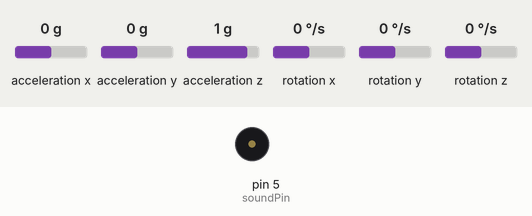
Recording of a sketch running on a simulated Arduino Uno, built with avr-gcc and run on an emulated ATmega328P. Shown: buzzer (waves = sounding). Wiring (inferred from the names in the program): MPU-6050 motion sensor at I2C address 0x68. The test bench sets the inputs (shaded band); at power-on: acceleration z 1 g, acceleration x 0 g, acceleration y 0 g, rotation x 0 °/s, rotation y 0 °/s, rotation z 0 °/s. What the sketch prints to the serial monitor is not drawn.

Above: at 1.2 s.
1.3 s: acceleration z set to 0.5 g
4.3 s: acceleration z set to 0.2 g
Timing chart, 0 to 13.3 s (numbered marks = the images above; inputs shaded):
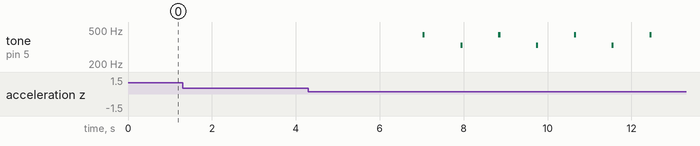

Measured:
- after the input at 1.3 s, every drawn part: stays the same
- after the input at 4.3 s, tone on pin 5 (soundPin): silent → 440 Hz after 2.7 s, then repeats every 1.8 s: silent 0.85 s, 330 Hz 0.05 s, silent 0.85 s, 440 Hz 0.05 s

The sketch:

FINAL_ARDUINO_CODE.ino
```cpp
#include <Wire.h>
#include "pitches.h"
#define soundPin 5 // speaker pin
int mpu = 0x68;//I2C address of the MPU-6050
int16_t AcX, AcY, AcZ;
int data;
unsigned long endTime;
unsigned long int startTime;
int maximum;
int minimum;
bool freeze[] = {0,0};
int counter = -1;
bool checkAlarm = false;
bool ringAlarm = false;

void setup() {
  // put your setup code here, to run once:AK
  Wire.begin();
  Wire.beginTransmission(mpu);
  Wire.write(0x6B);
  Wire.write(0);
  Wire.endTransmission(true);
  Serial.begin(115200);
}

void loop() {
  // put your main code here, to run repeatedly:
  Wire.beginTransmission(mpu);
  Wire.write(0x3B);
  Wire.endTransmission(false);
  Wire.requestFrom(mpu, 14, true);
  maximum = -10000;
  minimum = 10000;
  startTime = millis();
  AcX = Wire.read() <<8| Wire.read();
  AcY = Wire.read() <<8| Wire.read();
  AcZ = Wire.read() <<8| Wire.read();
  endTime = startTime + 1000;
  while (startTime < endTime)
  {
    //Serial.println(AcZ);
    Wire.beginTransmission(mpu);
    Wire.write(0x3B);
    Wire.endTransmission(false);
    Wire.requestFrom(mpu, 14, true);
    AcX = Wire.read() <<8| Wire.read();
    AcY = Wire.read() <<8| Wire.read();
    AcZ = Wire.read() <<8| Wire.read();
    if (maximum < AcZ)
      {
        maximum = AcZ;
      }
    if (minimum > AcZ)
     {
      minimum = AcZ;
     }
     startTime = millis();
  }
  counter = counter + 1;
  Serial.print ("Seconds gone by: ");
  Serial.println(counter);
  Serial.print("maximum: ");
  Serial.println(maximum);
  if (maximum < 5000 && maximum > -1500)
  {
    freeze[counter%2] = 1;
    Serial.print("maximum value is: ");
    Serial.println(maximum);
    Serial.print("the counter is: ");
    Serial.println(counter%2);
  }
  else
  {
    freeze[counter%2] = 0;
  }

  for (int i = 0; i < 2; i++)
  {
    if (freeze[i] == 0)
    {
      checkAlarm = false;
      break;
    }
    else
    {
      checkAlarm = true;
    }
  }

  if (checkAlarm == true)
  {
    Wire.beginTransmission(mpu);
    Wire.write(0x3B);
    Wire.endTransmission(false);
    Wire.requestFrom(mpu, 14, true);
    AcX = Wire.read() <<8| Wire.read();
    AcY = Wire.read() <<8| Wire.read();
    AcZ = Wire.read() <<8| Wire.read();
    while (AcZ < 5500 && AcZ >  -5500)
    {
      Wire.beginTransmission(mpu);
      Wire.write(0x3B);
      Wire.endTransmission(false);
      Wire.requestFrom(mpu, 14, true);
      AcX = Wire.read() <<8| Wire.read();
      AcY = Wire.read() <<8| Wire.read();
      AcZ = Wire.read() <<8| Wire.read();
      Serial.println(AcZ);
      tone(soundPin, NOTE_A4, 50);
      delay(900);
      tone(soundPin, NOTE_E4, 50);
      delay(900);

    }
  }
  checkAlarm = false;
}
```

pitches.h
```cpp
#define NOTE_B0  31
#define NOTE_C1  33
#define NOTE_CS1 35
#define NOTE_D1  37
#define NOTE_DS1 39
#define NOTE_E1  41
#define NOTE_F1  44
#define NOTE_FS1 46
#define NOTE_G1  49
#define NOTE_GS1 52
#define NOTE_A1  55
#define NOTE_AS1 58
#define NOTE_B1  62
#define NOTE_C2  65
#define NOTE_CS2 69
#define NOTE_D2  73
#define NOTE_DS2 78
#define NOTE_E2  82
#define NOTE_F2  87
#define NOTE_FS2 93
#define NOTE_G2  98
#define NOTE_GS2 104
#define NOTE_A2  110
#define NOTE_AS2 117
#define NOTE_B2  123
#define NOTE_C3  131
#define NOTE_CS3 139
#define NOTE_D3  147
#define NOTE_DS3 156
#define NOTE_E3  165
#define NOTE_F3  175
#define NOTE_FS3 185
#define NOTE_G3  196
#define NOTE_GS3 208
#define NOTE_A3  220
#define NOTE_AS3 233
#define NOTE_B3  247
#define NOTE_C4  262
#define NOTE_CS4 277
#define NOTE_D4  294
#define NOTE_DS4 311
#define NOTE_E4  330
#define NOTE_F4  349
#define NOTE_FS4 370
#define NOTE_G4  392
#define NOTE_GS4 415
#define NOTE_A4  440
#define NOTE_AS4 466
#define NOTE_B4  494
#define NOTE_C5  523
#define NOTE_CS5 554
#define NOTE_D5  587
#define NOTE_DS5 622
#define NOTE_E5  659
#define NOTE_F5  698
#define NOTE_FS5 740
#define NOTE_G5  784
#define NOTE_GS5 831
#define NOTE_A5  880
#define NOTE_AS5 932
#define NOTE_B5  988
#define NOTE_C6  1047
#define NOTE_CS6 1109
#define NOTE_D6  1175
#define NOTE_DS6 1245
#define NOTE_E6  1319
#define NOTE_F6  1397
#define NOTE_FS6 1480
#define NOTE_G6  1568
#define NOTE_GS6 1661
#define NOTE_A6  1760
#define NOTE_AS6 1865
#define NOTE_B6  1976
#define NOTE_C7  2093
#define NOTE_CS7 2217
#define NOTE_D7  2349
#define NOTE_DS7 2489
#define NOTE_E7  2637
#define NOTE_F7  2794
#define NOTE_FS7 2960
#define NOTE_G7  3136
#define NOTE_GS7 3322
#define NOTE_A7  3520
#define NOTE_AS7 3729
#define NOTE_B7  3951
#define NOTE_C8  4186
#define NOTE_CS8 4435
#define NOTE_D8  4699
#define NOTE_DS8 4978
#define END -1
```

speakerCode.ino
```cpp
///*Arduino speaker song tutorial
//* This program will play the theme song of the Malayalam movie
//* 'Ennu Ninte Moideen'. The song is 'Mukkathe Penne'.
//* The song is played on the speaker connected to pin 3 and GND.
//*
//* Created 26 Oct 2015
//* by Akshay James
//* Video at https://www.youtube.com/watch?v=LgtcUxe8fmA
//*/
//
//#include"pitches.h"
//
//// notes in the song 'Mukkathe Penne'
//int melody[] = {
//NOTE_D4, NOTE_G4, NOTE_FS4, NOTE_A4,
//NOTE_G4, NOTE_C5, NOTE_AS4, NOTE_A4,
//NOTE_FS4, NOTE_G4, NOTE_A4, NOTE_FS4, NOTE_DS4, NOTE_D4,
//NOTE_C4, NOTE_D4,0,
//
//NOTE_D4, NOTE_G4, NOTE_FS4, NOTE_A4,
//NOTE_G4, NOTE_C5, NOTE_D5, NOTE_C5, NOTE_AS4, NOTE_C5, NOTE_AS4, NOTE_A4,      //29               //8
//NOTE_FS4, NOTE_G4, NOTE_A4, NOTE_FS4, NOTE_DS4, NOTE_D4,
//NOTE_C4, NOTE_D4,0,
//
//NOTE_D4, NOTE_FS4, NOTE_G4, NOTE_A4, NOTE_DS5, NOTE_D5,
//NOTE_C5, NOTE_AS4, NOTE_A4, NOTE_C5,
//NOTE_C4, NOTE_D4, NOTE_DS4, NOTE_FS4, NOTE_D5, NOTE_C5,
//NOTE_AS4, NOTE_A4, NOTE_C5, NOTE_AS4,             //58
//
//NOTE_D4, NOTE_FS4, NOTE_G4, NOTE_A4, NOTE_DS5, NOTE_D5,
//NOTE_C5, NOTE_D5, NOTE_C5, NOTE_AS4, NOTE_C5, NOTE_AS4, NOTE_A4, NOTE_C5, NOTE_G4,
//NOTE_A4, 0, NOTE_AS4, NOTE_A4, 0, NOTE_G4,
//NOTE_G4, NOTE_A4, NOTE_G4, NOTE_FS4, 0,
//
//NOTE_C4, NOTE_D4, NOTE_G4, NOTE_FS4, NOTE_DS4,
//NOTE_C4, NOTE_D4, 0,
//NOTE_C4, NOTE_D4, NOTE_G4, NOTE_FS4, NOTE_DS4,
//NOTE_C4, NOTE_D4, END
//
//};
//
//// note durations: 8 = quarter note, 4 = 8th note, etc.
//int noteDurations[] = {       //duration of the notes
//8,4,8,4,
//4,4,4,12,
//4,4,4,4,4,4,
//4,16,4,
//
//8,4,8,4,
//4,2,1,1,2,1,1,12,
//4,4,4,4,4,4,
//4,16,4,
//
//4,4,4,4,4,4,
//4,4,4,12,
//4,4,4,4,4,4,
//4,4,4,12,
//
//4,4,4,4,4,4,
//2,1,1,2,1,1,4,8,4,
//2,6,4,2,6,4,
//2,1,1,16,4,
//
//4,8,4,4,4,
//4,16,4,
//4,8,4,4,4,
//4,20,
//};
//
//int speed=90;  //higher value, slower notes
//void setup() {
//
//Serial.begin(9600);
//for (int thisNote = 0; melody[thisNote]!=-1; thisNote++) {
//
//int noteDuration = speed*noteDurations[thisNote];
//tone(3, melody[thisNote],noteDuration*.95);
//Serial.println(melody[thisNote]);
//
//delay(noteDuration);
//
//noTone(3);
//}
//}
//
//void loop() {
//// no need to repeat the melody.
//}

// Lesson10SimpleTones.ino
// <author>
// <date>
//#include "pitches.h"
//#define soundPin 5 // speaker pin
//void speaker(){
//  tone(soundPin, NOTE_A4, 50);
//  delay(900);
//  tone(soundPin, NOTE_E4, 50);
//  delay(900);
//  tone(soundPin, NOTE_A4, 50);
//  delay(900);
//  tone(soundPin, NOTE_E4, 50);
//  delay(900);
//}
```
